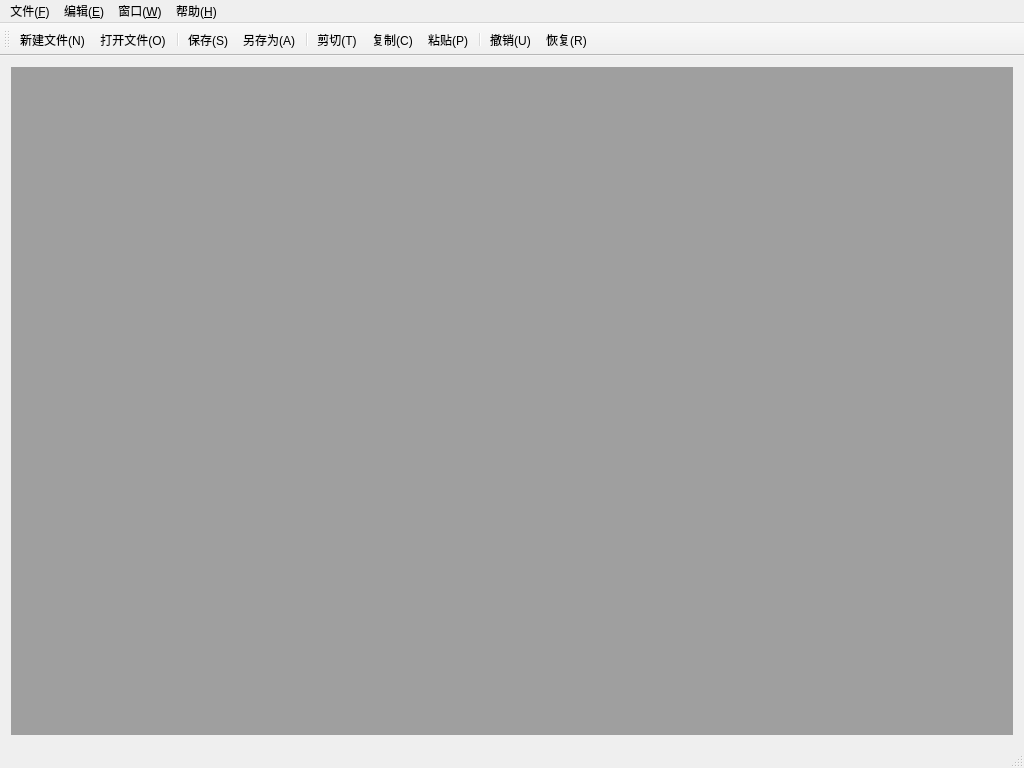
<?xml version="1.0" encoding="UTF-8"?>
<ui version="4.0">
 <class>MainWindow</class>
 <widget class="QMainWindow" name="MainWindow">
  <property name="geometry">
   <rect>
    <x>0</x>
    <y>0</y>
    <width>1024</width>
    <height>768</height>
   </rect>
  </property>
  <property name="windowTitle">
   <string>MainWindow</string>
  </property>
  <widget class="QWidget" name="centralWidget">
   <layout class="QGridLayout" name="gridLayout">
    <item row="0" column="0">
     <widget class="QMdiArea" name="mdiArea"/>
    </item>
   </layout>
  </widget>
  <widget class="QMenuBar" name="menuBar">
   <property name="geometry">
    <rect>
     <x>0</x>
     <y>0</y>
     <width>1024</width>
     <height>26</height>
    </rect>
   </property>
   <widget class="QMenu" name="menuF">
    <property name="title">
     <string>文件(&amp;F)</string>
    </property>
    <addaction name="actionNew"/>
    <addaction name="actionOpen"/>
    <addaction name="separator"/>
    <addaction name="actionSave"/>
    <addaction name="actionSaveAs"/>
    <addaction name="separator"/>
    <addaction name="actionExit"/>
   </widget>
   <widget class="QMenu" name="menuE">
    <property name="title">
     <string>编辑(&amp;E)</string>
    </property>
    <addaction name="actionUndo"/>
    <addaction name="actionRedo"/>
    <addaction name="separator"/>
    <addaction name="actionCut"/>
    <addaction name="actionCopy"/>
    <addaction name="actionPaste"/>
   </widget>
   <widget class="QMenu" name="menuW">
    <property name="title">
     <string>窗口(&amp;W)</string>
    </property>
    <addaction name="actionClose"/>
    <addaction name="actionCloseAll"/>
    <addaction name="separator"/>
    <addaction name="actionTile"/>
    <addaction name="actionCascade"/>
    <addaction name="separator"/>
    <addaction name="actionNext"/>
    <addaction name="actionPrevious"/>
   </widget>
   <widget class="QMenu" name="menuH">
    <property name="title">
     <string>帮助(&amp;H)</string>
    </property>
    <addaction name="actionAbout"/>
    <addaction name="actionAboutQt"/>
   </widget>
   <addaction name="menuF"/>
   <addaction name="menuE"/>
   <addaction name="menuW"/>
   <addaction name="menuH"/>
  </widget>
  <widget class="QToolBar" name="mainToolBar">
   <attribute name="toolBarArea">
    <enum>TopToolBarArea</enum>
   </attribute>
   <attribute name="toolBarBreak">
    <bool>false</bool>
   </attribute>
   <addaction name="actionNew"/>
   <addaction name="actionOpen"/>
   <addaction name="separator"/>
   <addaction name="actionSave"/>
   <addaction name="actionSaveAs"/>
   <addaction name="separator"/>
   <addaction name="actionCut"/>
   <addaction name="actionCopy"/>
   <addaction name="actionPaste"/>
   <addaction name="separator"/>
   <addaction name="actionUndo"/>
   <addaction name="actionRedo"/>
  </widget>
  <widget class="QStatusBar" name="statusBar"/>
  <action name="actionNew">
   <property name="icon">
    <iconset resource="myImage.qrc">
     <normaloff>:/myImage/images/new.png</normaloff>:/myImage/images/new.png</iconset>
   </property>
   <property name="text">
    <string>新建文件(&amp;N)</string>
   </property>
   <property name="toolTip">
    <string>新建文件</string>
   </property>
   <property name="shortcut">
    <string>Ctrl+N</string>
   </property>
  </action>
  <action name="actionOpen">
   <property name="icon">
    <iconset resource="myImage.qrc">
     <normaloff>:/myImage/images/open.png</normaloff>:/myImage/images/open.png</iconset>
   </property>
   <property name="text">
    <string>打开文件(&amp;O)...</string>
   </property>
   <property name="toolTip">
    <string>打开文件</string>
   </property>
   <property name="shortcut">
    <string>Ctrl+O</string>
   </property>
  </action>
  <action name="actionSave">
   <property name="icon">
    <iconset resource="myImage.qrc">
     <normaloff>:/myImage/images/save.png</normaloff>:/myImage/images/save.png</iconset>
   </property>
   <property name="text">
    <string>保存(&amp;S)</string>
   </property>
   <property name="toolTip">
    <string>保存</string>
   </property>
   <property name="shortcut">
    <string>Ctrl+S</string>
   </property>
  </action>
  <action name="actionSaveAs">
   <property name="icon">
    <iconset resource="myImage.qrc">
     <normaloff>:/myImage/images/saveAs.png</normaloff>:/myImage/images/saveAs.png</iconset>
   </property>
   <property name="text">
    <string>另存为(&amp;A)...</string>
   </property>
   <property name="toolTip">
    <string>另存为</string>
   </property>
  </action>
  <action name="actionExit">
   <property name="icon">
    <iconset resource="myImage.qrc">
     <normaloff>:/myImage/images/exit.png</normaloff>:/myImage/images/exit.png</iconset>
   </property>
   <property name="text">
    <string>退出(&amp;X)</string>
   </property>
   <property name="toolTip">
    <string>退出</string>
   </property>
  </action>
  <action name="actionUndo">
   <property name="icon">
    <iconset resource="myImage.qrc">
     <normaloff>:/myImage/images/undo.png</normaloff>:/myImage/images/undo.png</iconset>
   </property>
   <property name="text">
    <string>撤销(&amp;U)</string>
   </property>
   <property name="toolTip">
    <string>撤销</string>
   </property>
   <property name="shortcut">
    <string>Ctrl+Z</string>
   </property>
  </action>
  <action name="actionRedo">
   <property name="icon">
    <iconset resource="myImage.qrc">
     <normaloff>:/myImage/images/redo.png</normaloff>:/myImage/images/redo.png</iconset>
   </property>
   <property name="text">
    <string>恢复(&amp;R)</string>
   </property>
   <property name="toolTip">
    <string>恢复</string>
   </property>
   <property name="shortcut">
    <string>Ctrl+Y</string>
   </property>
  </action>
  <action name="actionCut">
   <property name="icon">
    <iconset resource="myImage.qrc">
     <normaloff>:/myImage/images/cut.png</normaloff>:/myImage/images/cut.png</iconset>
   </property>
   <property name="text">
    <string>剪切(&amp;T)</string>
   </property>
   <property name="toolTip">
    <string>剪切</string>
   </property>
   <property name="shortcut">
    <string>Ctrl+X</string>
   </property>
  </action>
  <action name="actionCopy">
   <property name="icon">
    <iconset resource="myImage.qrc">
     <normaloff>:/myImage/images/copy.png</normaloff>:/myImage/images/copy.png</iconset>
   </property>
   <property name="text">
    <string>复制(&amp;C)</string>
   </property>
   <property name="toolTip">
    <string>复制</string>
   </property>
   <property name="shortcut">
    <string>Ctrl+C</string>
   </property>
  </action>
  <action name="actionPaste">
   <property name="icon">
    <iconset resource="myImage.qrc">
     <normaloff>:/myImage/images/paste.png</normaloff>:/myImage/images/paste.png</iconset>
   </property>
   <property name="text">
    <string>粘贴(&amp;P)</string>
   </property>
   <property name="toolTip">
    <string>粘贴</string>
   </property>
   <property name="shortcut">
    <string>Ctrl+V</string>
   </property>
  </action>
  <action name="actionClose">
   <property name="text">
    <string>关闭(&amp;O)</string>
   </property>
   <property name="toolTip">
    <string>关闭</string>
   </property>
  </action>
  <action name="actionCloseAll">
   <property name="text">
    <string>关闭所有窗口(&amp;A)</string>
   </property>
   <property name="toolTip">
    <string>关闭所有窗口</string>
   </property>
  </action>
  <action name="actionTile">
   <property name="text">
    <string>平铺(&amp;T)</string>
   </property>
   <property name="toolTip">
    <string>平铺</string>
   </property>
  </action>
  <action name="actionCascade">
   <property name="text">
    <string>层叠(&amp;C)</string>
   </property>
   <property name="toolTip">
    <string>层叠</string>
   </property>
  </action>
  <action name="actionNext">
   <property name="icon">
    <iconset resource="myImage.qrc">
     <normaloff>:/myImage/images/next.png</normaloff>:/myImage/images/next.png</iconset>
   </property>
   <property name="text">
    <string>下一个(&amp;X)</string>
   </property>
   <property name="toolTip">
    <string>下一个</string>
   </property>
   <property name="shortcut">
    <string>Ctrl+Tab</string>
   </property>
  </action>
  <action name="actionPrevious">
   <property name="icon">
    <iconset resource="myImage.qrc">
     <normaloff>:/myImage/images/previous.png</normaloff>:/myImage/images/previous.png</iconset>
   </property>
   <property name="text">
    <string>前一个(&amp;V)</string>
   </property>
   <property name="toolTip">
    <string>前一个</string>
   </property>
   <property name="shortcut">
    <string>Ctrl+Shift+Backtab</string>
   </property>
  </action>
  <action name="actionAbout">
   <property name="icon">
    <iconset resource="myImage.qrc">
     <normaloff>:/myImage/images/about.png</normaloff>:/myImage/images/about.png</iconset>
   </property>
   <property name="text">
    <string>关于(&amp;A)</string>
   </property>
   <property name="toolTip">
    <string>关于</string>
   </property>
  </action>
  <action name="actionAboutQt">
   <property name="text">
    <string>关于Qt(&amp;Q)</string>
   </property>
   <property name="toolTip">
    <string>关于Qt</string>
   </property>
  </action>
 </widget>
 <layoutdefault spacing="6" margin="11"/>
 <resources>
  <include location="myImage.qrc"/>
 </resources>
 <connections/>
</ui>
